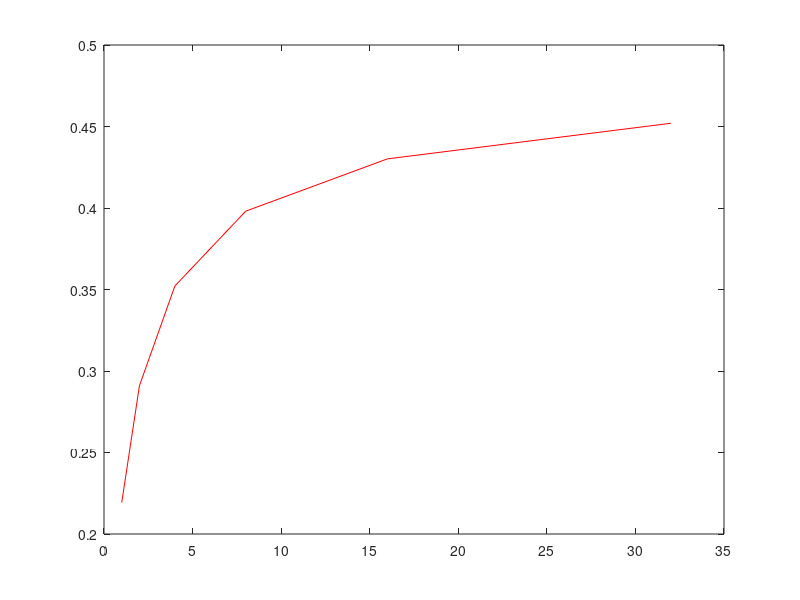

This figure's MATLAB source:
rho3 = zeros(6,1);
gamma = 3;
fz = @(z) (gamma*(z.^(gamma-1)))./((1+z.^gamma).^2);
eps1 = @(psi,lambda) 2*((cos(psi)).^2)./(pi*(lambda+4*((cos(psi)).^2)));

psimax = @(z) -acos(z/2);
psimin = @(z) acos(z/2);


%eps2 = @(z,lambda) (acos(z/2).*(z.^2))./(pi*(lambda+z.^2));
eps2 = @(z,lambda) (acos(z/2))./(pi*(lambda+1));
Lambda = [1,1/2,1/4,1/8,1/16,1/32];
for i = 1:6
    lambda = Lambda(i);
    t = @(z,psi)fz(z).*eps1(psi,lambda);
    t1 = integral2(t,0,2,-pi/2,psimax);
    t2 = integral2(t,0,2,psimin,pi/2);
   % t3 = integral(@(z)eps2(z).*(2*acos(z/2)),0,2);
    t3 = integral(@(z) eps2(z,lambda).*fz(z),0,2);
    t4=integral(@(psi)eps1(psi,lambda),-pi/2,pi/2)*integral(fz,2,Inf);

    rho3(i) =  t1+t2+t3+t4;
end
plot(1./Lambda,rho3,'r')





